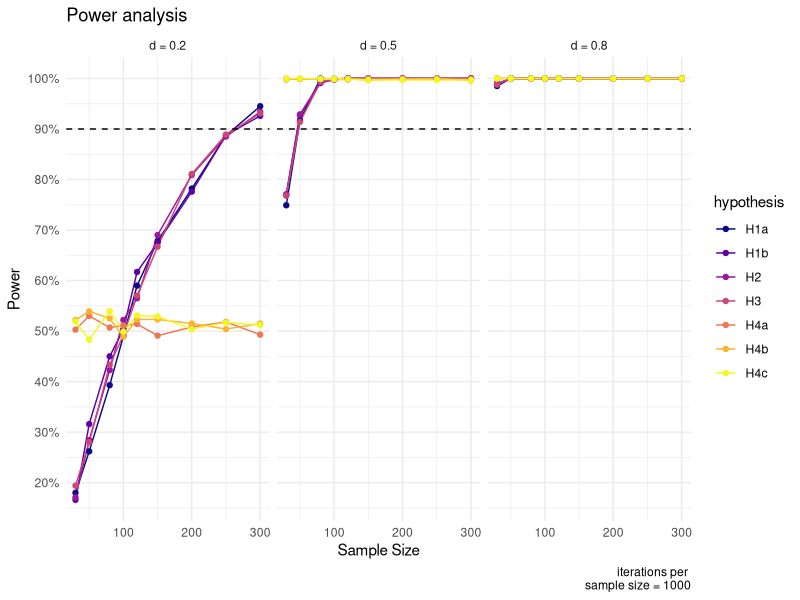

Write the R code that produced this figure.
## ---- chunk 1
# load required packages
library("lme4")        # model specification / estimation
library("lmerTest")    # get p-values for mixed models
library("broom.mixed") # extracting data from model fits 
library("tidyverse")   # data wrangling and visualisation
library("patchwork")    # combine plots

# ensure this script returns the same results on each run
set.seed(912783)
## ---- chunk 2
# Parameters for temporary tests
effect_size <- 0.2      # Small effect size (Cohen's d)
sigma <- 1             # Standard deviation of errors

# Function to simulate experiment data
simulate_experiment_data <- function(n, effect_size, sigma) {
  
  # Generate scores for change in competence and trust as standardized scores
  change_competence <- rnorm(n, mean = effect_size, sd = sigma)
  change_trust <- rnorm(n, mean = effect_size, sd = sigma)
  
  # Generate forgetting scores
  forgetting_score <- rnorm(n, mean = -effect_size, sd = sigma)
  
  # Create a data frame
  data <- data.frame(
    participant_id = 1:n,
    discipline = sample(c("archaeology", "entomology"), n, replace = TRUE),
    change_competence = change_competence,  # Post-measure for competence
    change_trust = change_trust,            # Post-measure for trust
    forgetting_score = forgetting_score,    # Independent outcome
    impressiveness = rnorm(n, mean = effect_size, sd = sigma), # more impressiveness expected in experiment
    impressive_forgetting_score = rnorm(n, mean = -effect_size, sd = 1)
  )
  
  return(data)
}

# Function to simulate validation data
simulate_validation_data <- function(n_validation, n_phase1, effect_size, sigma) {
  
  data <- tibble(
    participant_id = 1:n_validation,
    discipline = sample(c("archaeology", "entomology"), n_validation, replace = TRUE),
    condition = sample(c("original", "recalled"), n_validation, replace = TRUE)
  ) %>%
    mutate(
      # assign a text id for recall texts
      text_id = ifelse(condition == "recalled",
                       sample(1:n_phase1, sum(.$condition == "recalled"), replace = TRUE),  # Map to phase 1 participants
                       NA),
      # make a numeric version for effect size calculations
      condition_numeric = ifelse(condition == "original", 0, 1),
      # 0 because no intercept (standardized variables), substract because we expect negative effect sizes for recall
      impressiveness = 0 - effect_size * condition_numeric + rnorm(n_validation, mean = 0, sd = sigma),
      competence = 0 - effect_size * condition_numeric + rnorm(n_validation, mean = 0, sd = sigma),
      trust = 0 - effect_size * condition_numeric + rnorm(n_validation, mean = 0, sd = sigma)
    )
  
  return(data)
}

# test
# experiment_data <- simulate_experiment_data(n = 200, effect_size = effect_size, sigma = sigma)
# validation_data <- simulate_validation_data(n_validation = 100, n_phase1 = 200, effect_size = effect_size, sigma = sigma)

## ---- chunk 3
run_hypotheses_tests <- function(experiment_data, validation_data) {
  results <- data.frame(
    hypothesis = character(),
    test_type = character(),
    statistic = numeric(),
    p_value = numeric(),
    mean_difference = numeric(),
    stringsAsFactors = FALSE
  )
  
  # H1a: One-sample t-test for change in competence
  if (shapiro.test(experiment_data$change_competence)$p.value > 0.05) {
    h1a <- t.test(experiment_data$change_competence, mu = 0)
    results <- rbind(results, data.frame(
      hypothesis = "H1a",
      test_type = "one sample t-test",
      statistic = h1a$statistic,
      p_value = h1a$p.value,
      mean_difference = h1a$estimate
    ), row.names = NULL)
  } else {
    h1a <- wilcox.test(experiment_data$change_competence, mu = 0, exact = FALSE)
    results <- rbind(results, data.frame(
      hypothesis = "H1a",
      test_type = "Wilcoxon",
      statistic = h1a$statistic,
      p_value = h1a$p.value,
      mean_difference = NA
    ), row.names = NULL)
  }
  
  # H1b: One-sample t-test for change in trust
  if (shapiro.test(experiment_data$change_trust)$p.value > 0.05) {
    h1b <- t.test(experiment_data$change_trust, mu = 0)
    results <- rbind(results, data.frame(
      hypothesis = "H1b",
      test_type = "one sample t-test",
      statistic = h1b$statistic,
      p_value = h1b$p.value,
      mean_difference = h1b$estimate
    ), row.names = NULL)
  } else {
    h1b <- wilcox.test(experiment_data$change_trust, mu = 0, exact = FALSE)
    results <- rbind(results, data.frame(
      hypothesis = "H1b",
      test_type = "Wilcoxon",
      statistic = h1b$statistic,
      p_value = h1b$p.value,
      mean_difference = NA
    ), row.names = NULL)
  }
  
  # H2: Test forgetting score against zero
  if (shapiro.test(experiment_data$forgetting_score)$p.value > 0.05) {
    h2 <- t.test(experiment_data$forgetting_score, mu = 0)
    results <- rbind(results, data.frame(
      hypothesis = "H2",
      test_type = "one sample t-test",
      statistic = h2$statistic,
      p_value = h2$p.value,
      mean_difference = h2$estimate
    ), row.names = NULL)
  } else {
    h2 <- wilcox.test(experiment_data$forgetting_score, mu = 0, exact = FALSE)
    results <- rbind(results, data.frame(
      hypothesis = "H2",
      test_type = "Wilcoxon",
      statistic = h2$statistic,
      p_value = h2$p.value,
      mean_difference = NA
    ), row.names = NULL)
  }
  
  # H3: One-sample test for impressive forgetting score against zero
  if (shapiro.test(experiment_data$impressive_forgetting_score)$p.value > 0.05) {
    h3 <- t.test(experiment_data$impressive_forgetting_score, mu = 0)
    results <- rbind(results, data.frame(
      hypothesis = "H3",
      test_type = "one sample t-test",
      statistic = h3$statistic,
      p_value = h3$p.value,
      mean_difference = h3$estimate
    ), row.names = NULL)
  } else {
    h3 <- wilcox.test(experiment_data$impressive_forgetting_score, mu = 0, exact = FALSE)
    results <- rbind(results, data.frame(
      hypothesis = "H3",
      test_type = "Wilcoxon",
      statistic = h3$statistic,
      p_value = h3$p.value,
      mean_difference = NA
    ), row.names = NULL)
  }
  
  # H4a: Independent t-test for text impressiveness
  h4a <- t.test(
    impressiveness ~ condition,
    data = validation_data
  )
  results <- rbind(results, data.frame(
    hypothesis = "H4a",
    test_type = "independent t-test",
    statistic = h4a$statistic,
    p_value = h4a$p.value,
    mean_difference = h4a$estimate[[1]] - h4a$estimate[[2]]
  ))
  
  # H4b: Independent t-test for competence change
  h4b <- t.test(
    competence ~ condition,
    data = validation_data
  )
  results <- rbind(results, data.frame(
    hypothesis = "H4b",
    test_type = "independent t-test",
    statistic = h4b$statistic,
    p_value = h4b$p.value,
    mean_difference = h4b$estimate[[1]] - h4b$estimate[[2]]
  ))
  
  # H4c: Independent t-test for trust change
  h4c <- t.test(
    trust ~ condition,
    data = validation_data
  )
  results <- rbind(results, data.frame(
    hypothesis = "H4c",
    test_type = "independent t-test",
    statistic = h4c$statistic,
    p_value = h4c$p.value,
    mean_difference = h4c$estimate[[1]] - h4c$estimate[[2]]
  ))
  
  return(results)
}



# test 
# experiment_data <- simulate_experiment_data(n = 200, effect_size = 0.2, sigma = 1)
# validation_data <- simulate_validation_data(n_validation = 100, n_phase1 = 200, effect_size = 0.2, sigma = 1)
# 
# results <- run_hypotheses_tests(experiment_data, validation_data)
# results
## ---- chunk 4
iterate <- function(n_iterations, n, n_validation, effect_size, rho, sigma) {
  
  # create data frame with model results for generated samples
  power_data <- 1:n_iterations %>% 
    purrr::map_df(function(x){
      # this is essentially a for loop - do the following for each 
      # element in 1:iterations
      
      # Generate experiment data
      experiment_data <- simulate_experiment_data(n = n, effect_size = effect_size, sigma = sigma)
      
      # Generate validation data
      validation_data <- simulate_validation_data(n_validation = n_validation, n_phase1 = n, effect_size = effect_size, sigma = sigma)
      
      # Run hypothesis tests
      iteration_results <- run_hypotheses_tests(experiment_data, validation_data)
      
      # Add iteration number
      iteration_results$iteration <- x
      
      # To keep track of progress
      if (x %% 50 == 0) {print(paste("iteration number ", x))}
      
      return(iteration_results)
      
    })
  
  return(power_data)
}

# test
# simulation_results <- iterate(
#   n_iterations = 5,
#   n = 200,
#   n_validation = 100,
#   effect_size = 0.2,
#   rho = 0.2,
#   sigma = 1
# )
# simulation_results
## ---- chunk 5
calculate_power <- function(power_data, alpha = 0.05) {
  power_summary <- power_data %>%
    group_by(hypothesis) %>%
    summarize(
      iterations = n(),
      significant = sum(p_value < alpha, na.rm = TRUE),
      power = significant / iterations
    ) %>%
    ungroup()
  
  return(power_summary)
}

# test the function
simulation_results <- iterate(
  n_iterations = 5,
  n = 200,
  n_validation = 100,
  effect_size = 0.2,
  rho = 0.2,
  sigma = 1
)
power <- calculate_power(simulation_results)
power
## ---- chunk 6
power_by_sample_size <- function(sample_sizes, n_iterations, n_validation,
                                 effect_size, rho, sigma, alpha = 0.05) {

    
    # do the `calculate_power()` function for each sample size and store the results
    # in a new variable called `power`
    power <- purrr::map_df(sample_sizes, 
                           function(n){
                             # this is essentially a for loop - 
                             # do the following for each 
                             # element data$n_subj
                             
                             # To keep track of progress
                             print(paste("tested sample size = ", n))
                             
                             # Run the power simulation for the current sample size
                             power_data <- iterate(
                               n_iterations = n_iterations,
                               n = n,
                               n_validation = n_validation,
                               effect_size = effect_size,
                               sigma = sigma
                             )
                             
                             # Calculate power for the current sample size
                             power_summary <- calculate_power(power_data, alpha)
                             
                             # identify respective sample size
                             power_summary$n <- n
                             
                             return(power_summary)
                             
                           })
    
    # add some variables with information about simulation
    data <- power %>% 
      mutate(
        # add identifier variable for number of iterations
        iterations_per_sample = n_iterations)
    
    return(data)
}

# test
# Define parameters as a list
# parameters <- list(
#   sample_sizes = c(50, 100, 200),
#   n_iterations = 100,
#   n_validation = 100,
#   effect_size = 0.2,
#   rho = 0.2,
#   sigma = 1,
#   alpha = 0.05
# )
# 
# # Call the function using do.call
# result <- do.call(power_by_sample_size, parameters)
## ---- chunk 7
# list of parameters 
parameters <- list(
  sample_sizes = c(30, 50, 80, 100, 120, 150, 200, 250, 300),
  n_iterations = 1000,
  n_validation = 400,
  effect_size = 0.2,
  rho = 0.2,
  sigma = 1,
  alpha = 0.05
)
## ---- chunk 8
# Define effect sizes to iterate over
effect_sizes <- c(0.2, 0.5, 0.8)

file_name <- "power_simulation.csv"

# only run analysis if a file with that name does not yet exists
if (!file.exists(paste0("data/", file_name))) {
  
  # Run simulation for each effect size
  results <- purrr::map_df(effect_sizes, function(effect_size) {
    # Update the effect size in params list
    parameters$effect_size <- effect_size
    
    # Use do.call to call the power_by_sample_size function with the updated params
    power_data <- do.call(power_by_sample_size, parameters)
    
    # Add the effect size to the results
    power_data$effect_size <- effect_size
    
    return(power_data)
  })
  
  write_csv(results, paste0("data/", file_name))
}
## ---- chunk 9
# read simulation data
power <- read_csv("data/power_simulation.csv")
## ---- chunk 10
ggplot(power %>% 
         mutate(effect_size = paste0("d = ", effect_size)), 
       aes(x = n, y = power, color = hypothesis)) +
  geom_line() + 
  geom_point(size = 1.5) + 
  # Add a horizontal line at 90%, our power_threshold
  geom_hline(aes(yintercept = .9), linetype = 'dashed') + 
  # Prettify!
  theme_minimal() + 
  scale_colour_viridis_d(option = "plasma") + 
  scale_y_continuous(labels = scales::percent, breaks = seq(0, 1, by = 0.1)) + 
  labs(x = 'Sample Size', y = 'Power', 
       title = paste0("Power analysis"),
       caption = paste("iterations per \nsample size =", max(power$iterations))) +
  facet_wrap(~effect_size) 

## ---- chunk 11
# accuracy
power %>% 
  filter(effect_size == 0.2) %>%  
  filter(power >= 0.9) %>%
  arrange(n) 
## ---- chunk 12
experiment_data <- simulate_experiment_data(n = 200, effect_size = effect_size, sigma = sigma)

write_csv(experiment_data , paste0("data/", "simulated_experiment.csv"))


validation_data <- simulate_validation_data(n_validation = 100, n_phase1 = 200, effect_size = effect_size, sigma = sigma)

write_csv(validation_data, paste0("data/", "simulated_validation.csv"))
